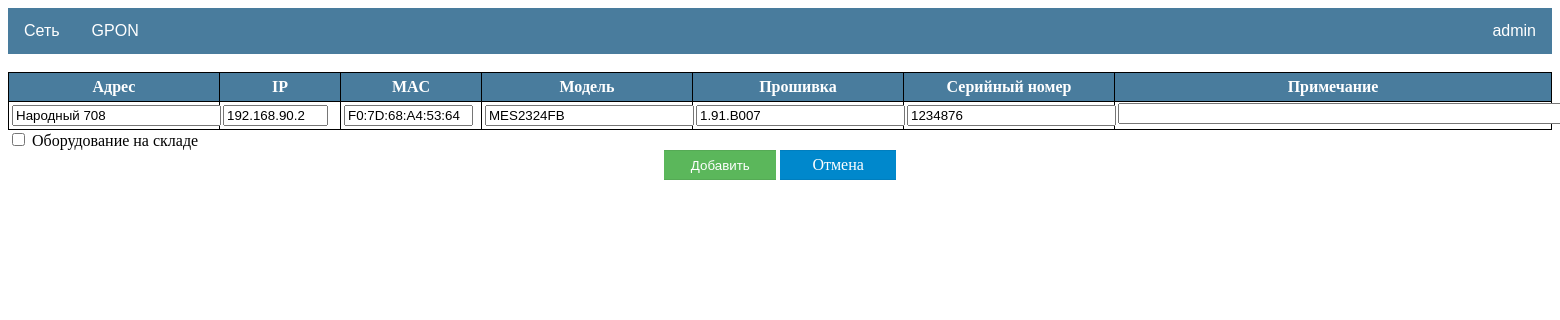
The app's page /network/switch/1/edit/ (signed in) with its own data.
### network/models.py (models this page shows, shortened)
class Switch(models.Model):
    switch_user = models.ForeignKey(User, on_delete=models.CASCADE, verbose_name='Пользователь')
    switch_order = models.IntegerField(unique=True, verbose_name='Номер')
    switch_address = models.CharField(max_length=20, blank=True, verbose_name='Адрес')
    switch_ip = models.CharField(max_length=15, unique=True, verbose_name='IP')
    switch_mac = models.CharField(max_length=50, unique=True, verbose_name='MAC')
    switch_model = models.CharField(max_length=20, blank=True, verbose_name='Модель')
    switch_firmware = models.CharField(max_length=20, blank=True, verbose_name='Прошивка')
    switch_serial = models.CharField(max_length=20, unique=True, verbose_name='Серийный номер')
    switch_note = models.TextField(blank=True, verbose_name='Примечание')
    switch_time = models.DateTimeField(auto_now=True, verbose_name='Дата изменения')
    switch_status = models.BooleanField(default=False)
    class Meta:
        ordering = ['id']

### network/views.py (the view)
# urls.py: path('switch/<int:pk>/edit/', SwitchUpdate.as_view(), name='switch_update'),
class SwitchUpdate(LoginRequiredMixin, UpdateView):
    model = Switch
    form_class = SwitchForm
    template_name = 'network/switch_update.html'

### network/forms.py
class SwitchForm(forms.ModelForm):
    class Meta:
        model = Switch
        fields = ['switch_address', 'switch_ip', 'switch_mac', 'switch_model', 'switch_firmware',
                  'switch_serial', 'switch_note', 'switch_status']
        widgets = {
            'switch_address': forms.TextInput(attrs={'size': 23}),
            'switch_ip': forms.TextInput(attrs={'size': 10}),
            'switch_mac': forms.TextInput(attrs={'size': 13}),
            'switch_model': forms.TextInput(attrs={'size': 23}),
            'switch_firmware': forms.TextInput(attrs={'size': 23}),
            'switch_serial': forms.TextInput(attrs={'size': 23}),
            'switch_note': forms.Textarea(attrs={'rows': 1, 'cols': 109}),
            'switch_status': forms.CheckboxInput()
        }

### templates/network/switch_update.html (shortened to what this page needs)
{% extends 'default.html' %}
{% block content %}
<br>
<form method="POST">
    <table class="table_detail">
    <tr>
        <th style="width: 200px">
            Адрес
        </th>
        <th style="width: 110px">
            IP
        </th>
        <th style="width: 130px">
            MAC
        </th>
        <th style="width: 200px">
            Модель
        </th>
        <th style="width: 200px">
            Прошивка
        </th>
        <th style="width: 200px">
            Серийный номер
        </th>
        <th>
            Примечание
        </th>
    </tr>
    <tr>
        <td>
            {{ form.switch_address }}
        </td>
        <td>
            {{ form.switch_ip }}
        </td>
        <td>
            {{ form.switch_mac }}
        </td>
        <td>
            {{ form.switch_model }}
        </td>
        <td>
            {{ form.switch_firmware }}
        </td>
        <td>
            {{ form.switch_serial }}
        </td>
        <td>
            {{ form.switch_note }}
        </td>
    </tr>
    </table>
    {{ form.switch_status}} Оборудование на складе
    <br>
    <div style="text-align: center">
        <button class="button_add_form" type="submit">Добавить</button>
        <a class="button_cancel_form" href="{% url 'switch_detail' switch.id %}" role="button">Отмена</a>
    </div>
</form>
{% endblock %}

### templates/default.html (shortened to what this page needs)
{% load static %}
<!DOCTYPE html>
<html lang="en" xmlns="http://www.w3.org/1999/html">
<head>
  <link href="{% static 'css/default.css'%}" rel="stylesheet">
</head>
<div class="navbar">
  <div class="dropdown">
    <button class="dropbtn">Сеть
    </button>
  </div>
  <div class="dropdown">
    <button class="dropbtn">GPON
    </button>
  </div>
  <div class="dropdown-pro">
    <button class="dropbtn-pro">{{ user.username }}
    </button>
  </div>
</div>
<body>
{% block content %}
{% endblock content %}
</body>
</html>

### static/css/default.css (style rules this page uses)
.navbar { overflow: hidden; background-color: #497c9d; font-family: Arial, Helvetica, sans-serif; }
.dropdown { float: left; overflow: hidden; }
.dropdown .dropbtn { font-size: 16px; border: none; outline: none; color: white; padding: 14px 16px; background-color: inherit; font-family: inherit; margin: 0; }
.dropdown-pro { float: right; overflow: hidden; }
.dropdown-pro .dropbtn-pro { font-size: 16px; border: none; outline: none; color: white; padding: 14px 16px; background-color: inherit; font-family: inherit; margin: 0; }
button { cursor: pointer; }
.table_default th, td { position: relative; border: 1px solid black; padding: 5px; word-wrap:break-word; }
.table_detail { border-collapse: collapse; width: 100%; border-spacing: 1px; table-layout: fixed; }
.table_detail th, td { position: relative; border: 1px solid black; padding: 5px; word-wrap:break-word; }
.table_detail th { background: #497c9d; color: #fff; }
.button_add_form { display: inline-block; color: white; text-decoration: none; padding: .5em 2em; outline: none; border-width: 1px 0; border-style: solid none; border-color: rgba(0, 0, 0, 0.07); background: #5bb75b; transition: 0.2s; }
.button_cancel_form { display: inline-block; color: white; text-decoration: none; padding: .3em 2em; outline: none; border-width: 1px 0; border-style: solid none; border-color: rgba(0, 0, 0, 0.07); background: #0088cc; transition: 0.2s; }
.table_gpon th, td { border: 1px solid black; padding: 1px 3px; word-wrap:break-word; }

### records on screen
Switch: switch_address "Народный 708", switch_ip "192.168.90.2", switch_mac "F0:7D:68:A4:53:64", switch_model "MES2324FB", switch_firmware "1.91.B007", switch_serial "1234876"

### other values on screen
{{ user.username }} "admin"
